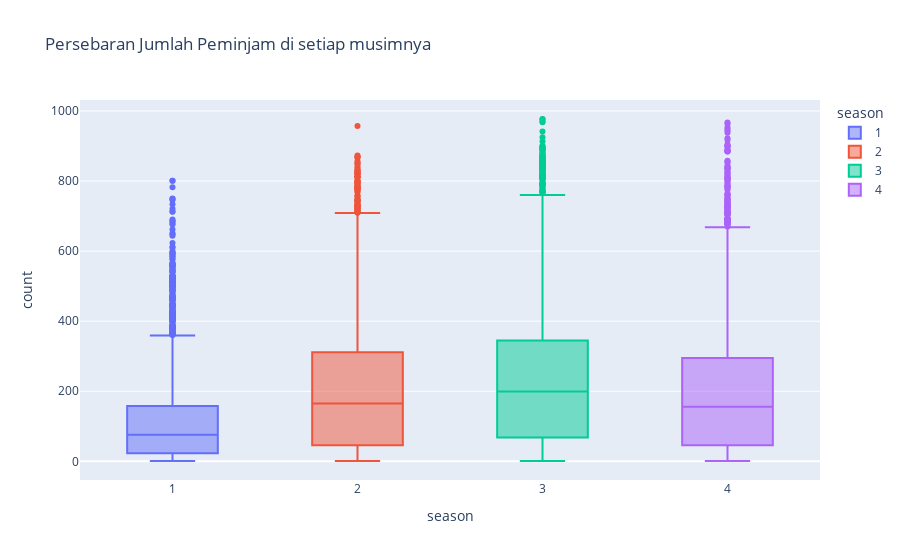

The notebook cell this image was saved under:
### Code cell
fig = px.box(bike_data, x='season', y='count', color = "season", title="Persebaran Jumlah Peminjam di setiap musimnya")

fig.show()

### Figure 1 — Plotly figure (JSON) as saved in the notebook; plotly's stock layout.template omitted (floating-point values rounded to 4 significant figures; data arrays with more than 128 entries replaced by an {"elided": "..."} marker saying what was removed)
{"data": [{"alignmentgroup": "True", "hovertemplate": "season=%{x}<br>count=%{y}<extra></extra>", "legendgroup": "1", "marker": {"color": "#636efa"}, "name": "1", "notched": false, "offsetgroup": "1", "orientation": "v", "showlegend": true, "type": "box", "x": {"elided": "4242 int values"}, "x0": " ", "xaxis": "x", "y": {"elided": "4242 int values"}, "y0": " ", "yaxis": "y"}, {"alignmentgroup": "True", "hovertemplate": "season=%{x}<br>count=%{y}<extra></extra>", "legendgroup": "2", "marker": {"color": "#EF553B"}, "name": "2", "notched": false, "offsetgroup": "2", "orientation": "v", "showlegend": true, "type": "box", "x": {"elided": "4409 int values"}, "x0": " ", "xaxis": "x", "y": {"elided": "4409 int values"}, "y0": " ", "yaxis": "y"}, {"alignmentgroup": "True", "hovertemplate": "season=%{x}<br>count=%{y}<extra></extra>", "legendgroup": "3", "marker": {"color": "#00cc96"}, "name": "3", "notched": false, "offsetgroup": "3", "orientation": "v", "showlegend": true, "type": "box", "x": {"elided": "4496 int values"}, "x0": " ", "xaxis": "x", "y": {"elided": "4496 int values"}, "y0": " ", "yaxis": "y"}, {"alignmentgroup": "True", "hovertemplate": "season=%{x}<br>count=%{y}<extra></extra>", "legendgroup": "4", "marker": {"color": "#ab63fa"}, "name": "4", "notched": false, "offsetgroup": "4", "orientation": "v", "showlegend": true, "type": "box", "x": {"elided": "4232 int values"}, "x0": " ", "xaxis": "x", "y": {"elided": "4232 int values"}, "y0": " ", "yaxis": "y"}], "layout": {"boxmode": "overlay", "legend": {"title": {"text": "season"}, "tracegroupgap": 0}, "title": {"text": "Persebaran Jumlah Peminjam di setiap musimnya"}, "xaxis": {"anchor": "y", "categoryarray": [1, 2, 3, 4], "categoryorder": "array", "domain": [0, 1], "title": {"text": "season"}}, "yaxis": {"anchor": "x", "domain": [0, 1], "title": {"text": "count"}}}}
